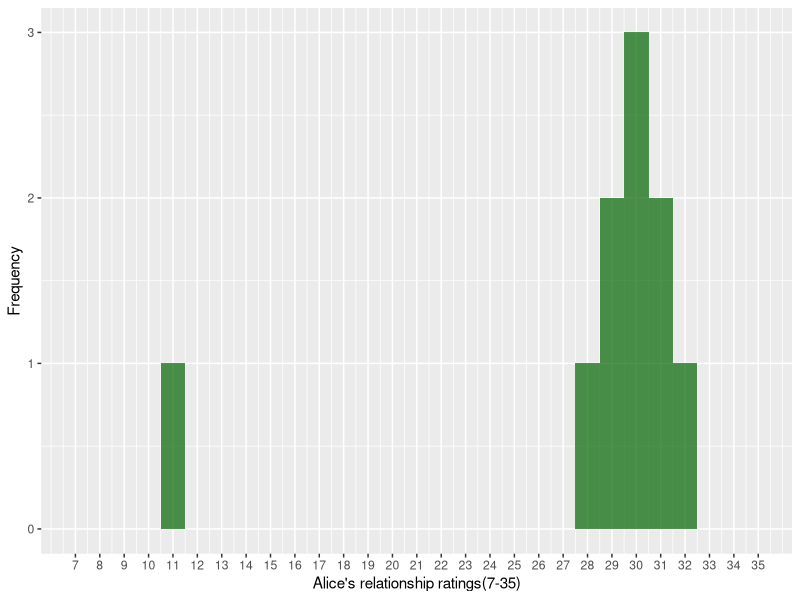

Write the R code that produced this figure. (Note: this script raises an error after producing the figure.)
## ---- chunk 1
library(tidyverse)

ras_tib <- readr::read_csv("../data/ais_04_ras.csv")
## ---- chunk 2
ras_tib
## ---- chunk 3
mean(ras_tib$Rating, na.rm = TRUE)
median(ras_tib$Rating, na.rm = TRUE)

## ---- chunk 4
ggplot2::ggplot(data = ras_tib, aes(Rating)) +
  geom_histogram(fill = 'dark green', alpha = 0.7, binwidth = 1) +
  labs(y = "Frequency", x = "Alice's relationship ratings(7-35)") +
  coord_cartesian(xlim = c(7, 35)) +
  scale_x_continuous(breaks = 7:35)
  theme_()
## ---- chunk 5
ras_no_outlier <- ras_tib %>% 
  dplyr::filter(Rating != 11)
ras_no_outlier
## ---- chunk 6
mean(ras_no_outlier$Rating, na.rm = TRUE)
median(ras_no_outlier$Rating, na.rm = TRUE)
## ---- chunk 7
var(ras_no_outlier$Rating, na.rm = TRUE)
sd(ras_no_outlier$Rating, na.rm = TRUE)
IQR(ras_no_outlier$Rating, na.rm = TRUE, type = 7)
## ---- chunk 8
print('Mean is:')
mean(ras_tib$Rating, na.rm = TRUE)
print('Median is:')
median(ras_tib$Rating, na.rm = TRUE)
print('Variance is:')
var(ras_tib$Rating, na.rm = TRUE)
print('Standard Deviation is:')
sd(ras_tib$Rating, na.rm = TRUE)
print('Interquartile range is:')
IQR(ras_tib$Rating, na.rm = TRUE, type = 8)
